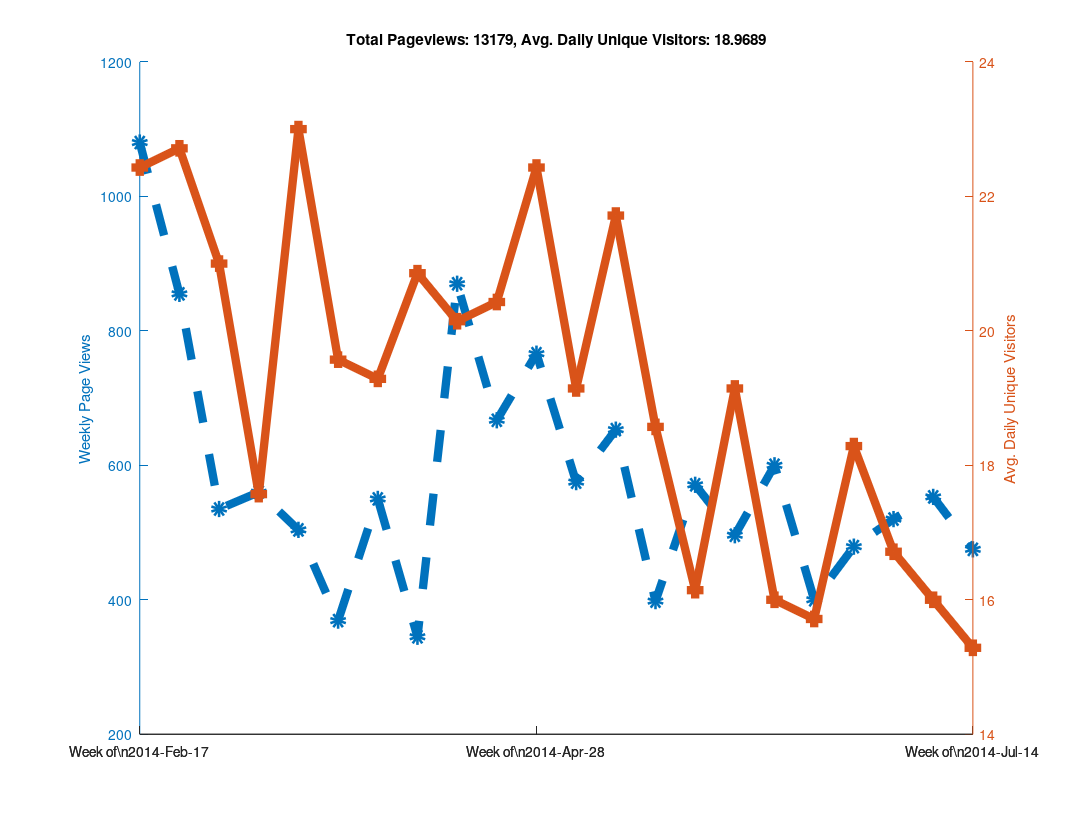

Write MATLAB code to recreate this figure.
clear all

% Github has a "traffic" page now, but it doesn't seem like you can
% put in an arbitrary date range?  When I looked at it, it showed the
% numbers of unique visitors and views for the last two weeks only...
% So as long as I check back at least once every two weeks I can keep
% a record of it?  Great...

% https://github.com/libMesh/libmesh/graphs/traffic

% Date, Views, Unique Visitors
data = {
    '2014-Feb-17', 274, 25
    '2014-Feb-18', 145, 30
    '2014-Feb-19', 129, 27
    '2014-Feb-20', 202, 24
    '2014-Feb-21', 240, 22
    '2014-Feb-22', 62,  17
    '2014-Feb-23', 28,  12
    '2014-Feb-24', 217, 19
    '2014-Feb-25', 90,  25
    '2014-Feb-26', 189, 36
    '2014-Feb-27', 112, 26
    '2014-Feb-28', 81,  20
    '2014-Mar-01', 113, 17
    '2014-Mar-02', 53,  16
    '2014-Mar-03', 41,  21
    '2014-Mar-04', 144, 35
    '2014-Mar-05', 51,  20
    '2014-Mar-06', 157, 25
    '2014-Mar-07', 50,  22
    '2014-Mar-08', 50,  11
    '2014-Mar-09', 42,  13
    '2014-Mar-10', 61,  16
    '2014-Mar-11', 27,  16
    '2014-Mar-12', 111, 20
    '2014-Mar-13', 66,  20
    '2014-Mar-14', 223, 25
    '2014-Mar-15', 46,   9
    '2014-Mar-16', 26,  17
    '2014-Mar-17', 80,  29
    '2014-Mar-18', 59,  30
    '2014-Mar-19', 85,  31
    '2014-Mar-20', 122, 18
    '2014-Mar-21', 61,  21
    '2014-Mar-22', 33,  18
    '2014-Mar-23', 64,  14
    '2014-Mar-24', 95,  24
    '2014-Mar-25', 75,  28
    '2014-Mar-26', 49,  18
    '2014-Mar-27', 57,  24
    '2014-Mar-28', 33,  16
    '2014-Mar-29', 41,  16
    '2014-Mar-30', 19,  11
    '2014-Mar-31', 52,  12
    '2014-Apr-01', 120, 21
    '2014-Apr-02', 68,  23
    '2014-Apr-03', 98,  28
    '2014-Apr-04', 77,  21
    '2014-Apr-05', 80,  15
    '2014-Apr-06', 55,  15
    '2014-Apr-07', 71,  31
    '2014-Apr-08', 84,  26
    '2014-Apr-09', 33,  18
    '2014-Apr-10', 32,  16
    '2014-Apr-11', 51,  20
    '2014-Apr-12', 25,  15
    '2014-Apr-13', 49,  20
    '2014-Apr-14', 120, 23
    '2014-Apr-15', 191, 27
    '2014-Apr-16', 219, 24
    '2014-Apr-17', 216, 30
    '2014-Apr-18', 63,  19
    '2014-Apr-19', 36,  11
    '2014-Apr-20', 25,   7
    '2014-Apr-21', 115, 24
    '2014-Apr-22', 128, 31
    '2014-Apr-23', 87,  25
    '2014-Apr-24', 108, 23
    '2014-Apr-25', 111, 20
    '2014-Apr-26', 89,   9
    '2014-Apr-27', 29,  11
    '2014-Apr-28', 177, 28
    '2014-Apr-29', 170, 27
    '2014-Apr-30', 183, 28
    '2014-May-01', 97,  25
    '2014-May-02', 64,  23
    '2014-May-03', 43,  12
    '2014-May-04', 32,  14
    '2014-May-05', 125, 28
    '2014-May-06', 68,  24
    '2014-May-07', 68,  19
    '2014-May-08', 114, 14
    '2014-May-09', 47,  20
    '2014-May-10', 139, 20
    '2014-May-11', 14,   9
    '2014-May-12', 90,  27
    '2014-May-13', 92,  22
    '2014-May-14', 197, 32
    '2014-May-15', 140, 26
    '2014-May-16', 59,  20
    '2014-May-17', 21,  9
    '2014-May-18', 54,  16
    '2014-May-19', 117, 28
    '2014-May-20', 47,  18
    '2014-May-21', 55,  19
    '2014-May-22', 77,  26
    '2014-May-23', 28,  12
    '2014-May-24', 38,  13
    '2014-May-25', 36,  14
    '2014-May-26', 44,  13
    '2014-May-27', 166, 24
    '2014-May-28', 139, 20
    '2014-May-29', 67,  25
    '2014-May-30', 73,  11
    '2014-May-31', 60,  9
    '2014-Jun-01', 22,  11
    '2014-Jun-02', 87,  18
    '2014-Jun-03', 103, 31
    '2014-Jun-04', 105, 27
    '2014-Jun-05', 74,  22
    '2014-Jun-06', 55,  16
    '2014-Jun-07', 53,  15
    '2014-Jun-08', 19,  5
    '2014-Jun-09', 91,  14
    '2014-Jun-10', 136, 19
    '2014-Jun-11', 104, 27
    '2014-Jun-12', 195, 22
    '2014-Jun-13', 51,  18
    '2014-Jun-14', 4,   4
    '2014-Jun-15', 19,  8
    '2014-Jun-16', 86,  19
    '2014-Jun-17', 60,  20
    '2014-Jun-18', 115, 25
    '2014-Jun-19', 73,  20
    '2014-Jun-20', 24,  12
    '2014-Jun-21', 12,  4
    '2014-Jun-22', 30,  10
    '2014-Jun-23', 106, 23
    '2014-Jun-24', 51,  16
    '2014-Jun-25', 115, 25
    '2014-Jun-26', 77,  24
    '2014-Jun-27', 91,  24
    '2014-Jun-28', 30,  9
    '2014-Jun-29', 9,   7
    '2014-Jun-30', 80,  25
    '2014-Jul-01', 118, 17
    '2014-Jul-02', 124, 18
    '2014-Jul-03', 103, 22
    '2014-Jul-04', 33,  11
    '2014-Jul-05', 37,  13
    '2014-Jul-06', 25,  11
    '2014-Jul-07', 147, 27
    '2014-Jul-08', 123, 14
    '2014-Jul-09', 75,  24
    '2014-Jul-10', 68,  16
    '2014-Jul-11', 103, 22
    '2014-Jul-12', 21,  6
    '2014-Jul-13', 16,  3
    '2014-Jul-14', 103, 24
    '2014-Jul-15', 86,  16
    '2014-Jul-16', 90,  20
    '2014-Jul-17', 92,  18
    '2014-Jul-18', 70,  17
    '2014-Jul-19', 27,  8
    '2014-Jul-20',  7,  4
    '2014-Jul-21', 66,  19
    '2014-Jul-22', 63,  16
    '2014-Jul-23', 56,  14
    '2014-Jul-24', 110, 19
    '2014-Jul-25', 27,  14
    '2014-Jul-26', 9,   8
    '2014-Jul-27', 27,  9
    };

% length works like you would expect it to for cell arrays.
N=length(data);

% A cell array of strings holding just the dates
dates = {data{:,1}};

% Note the extra square brackets!  This seems to be required (at least
% in Octave) to catch the output of data{:,2} as an array.
views = [data{:,2}];
visitors = [data{:,3}];



% 1.) Make daily plot - You can do this, but it gets a bit hard to read

%% % Can't plot string data automatically?
%% x=linspace(1,N,N);
%%
%% % Only way to set linestyles with plotyy is after the fact, apparently.
%% % plotyy returns the axis handle first, followed by the two plot handles.
%% clf;
%% hold on;
%% [haxis, h1, h2] = plotyy(x, views, x, visitors);
%%
%% % Label the axes
%% ylabel (haxis(1), 'Daily Page Views');
%% ylabel (haxis(2), 'Daily Unique Visitors');
%%
%% % Totaling unique visitors doesn't really mean much...
%% title (['Total Pageviews: ', num2str(sum(views)), ', Avg. Daily Unique Visitors: ', num2str(mean(visitors))]);
%%
%% % Make thick lines - this looks better in PDF
%% set([h1, h2], 'linewidth', 6);
%%
%% % Turn on markers
%% set(h1, 'marker', 'o');
%% set(h2, 'marker', 's');
%%
%% % Set marker size
%% set([h1, h2], 'markersize', 6);
%%
%% % Make dashed line?  Aquaterm doesn't seem to properly display this, but it
%% % does work in the PDF!
%% set(h1, 'linestyle', '--');
%%
%% % Set the xticks and labels so that it shows dates instead of numbers.
%% xticksat = [1 length(x)];
%% set(haxis, 'xtick', xticksat);
%%
%% for i=1:length(xticksat)
%%   xtlabels{i} = data{xticksat(i), 1};
%% end
%% set(haxis, 'xticklabel', xtlabels);
%%
%% % Print to PDF
%% set (gcf, "paperposition", [0.25, 0.25, 10.75, 8.25]);
%% set (gcf, "papersize", [11, 8.5]);
%% set (gcf, "paperorientation", 'landscape');
%%
%% % Make a PDF of this plot.
%% print('-dpdf', 'github_traffic.pdf', '-FHelvetica:20');



% 2.) Make weekly plot - the data is naturally week-periodic
week_indexes = 1:7:N;

% Get total views and average unique viewers for each week
week_views = [];
week_visitors = [];
  for i=1:length(week_indexes)-1
  start = week_indexes(i);
  stop = week_indexes(i+1) - 1;
  week_views(end+1) = sum(views(start:stop));
  week_visitors(end+1) = mean(visitors(start:stop));
end

clf;
hold on;

x=linspace(1, length(week_views), length(week_views));
[haxis, h1, h2] = plotyy(x, week_views, x, week_visitors);

% Label the axes
ylabel (haxis(1), 'Weekly Page Views');
ylabel (haxis(2), 'Avg. Daily Unique Visitors');

% Totaling unique visitors doesn't really mean much...
title (['Total Pageviews: ', num2str(sum(views)), ', Avg. Daily Unique Visitors: ', num2str(mean(visitors))]);

% Make thick lines - this looks better in PDF
set([h1, h2], 'linewidth', 6);

% Turn on markers
set(h1, 'marker', 'o');
set(h2, 'marker', 's');

% Set marker size
set([h1, h2], 'markersize', 6);

% Make dashed line?  Aquaterm doesn't seem to properly display this, but it
% does work in the PDF!
set(h1, 'linestyle', '--');

% Set the xticks and labels so that it shows dates instead of numbers.
xticksat = [1 ceil(length(x)/2) length(x)];
set(haxis, 'xtick', xticksat);

for i=1:length(xticksat)
  xtlabels{i} = ['Week of\n', data{week_indexes(xticksat(i)), 1}];
end
set(haxis, 'xticklabel', xtlabels);

% Print to PDF
set (gcf, "papersize", [11, 8.5]);
set (gcf, "paperorientation", 'landscape');

% I was using these paper settings in older versions of Octave, but
% they changed in 3.8.0
is_380 = strcmp(version(), '3.8.0');

if (!is_380)
  set (gcf, "paperposition", [0.25, 0.25, 10.75, 8.25]);
else
  % In Octave 3.8.0, the default paperposition is [0.25000, 2.50000, 8.00000, 6.00000],
  % the third number makes the plot taller instead of wider!
  set (gcf, "paperposition", [0.25, 0.25, 8.0, 10.5]);
end

% Make a PDF of this plot.
print('-dpdf', 'weekly_github_traffic.pdf', '-FHelvetica:20');



% 3.) Make monthly plot - not enough data to be interesting yet...

%% month_intervals = {'2014-Feb-17', '2014-Mar-17', '2014-Apr-17'};
%%
%% % Numerical indexes of the month intervals
%% month_indexes = [];
%%
%% for i=1:length(month_intervals)
%%   % Calling 'strcmp' on a cell array of strings returns an array of 0s
%%   % and 1s, then 'find' returns the non-zero index.  The 'end' keyword
%%   % is used to append to the array.
%%   month_indexes(end+1) = find(strcmp(month_intervals{i}, dates));
%% end
%%
%% % Get total views and average unique viewers for each month
%% month_views = [];
%% month_visitors = [];
%%   for i=1:length(month_indexes)-1
%%   start = month_indexes(i);
%%   stop = month_indexes(i+1) - 1;
%%   month_views(end+1) = sum(views(start:stop));
%%   month_visitors(end+1) = mean(visitors(start:stop));
%% end
%%
%% clf;
%% hold on;
%% x=linspace(1, length(month_views), length(month_views));
%% [haxis, h1, h2] = plotyy(x, month_views, x, month_visitors);
